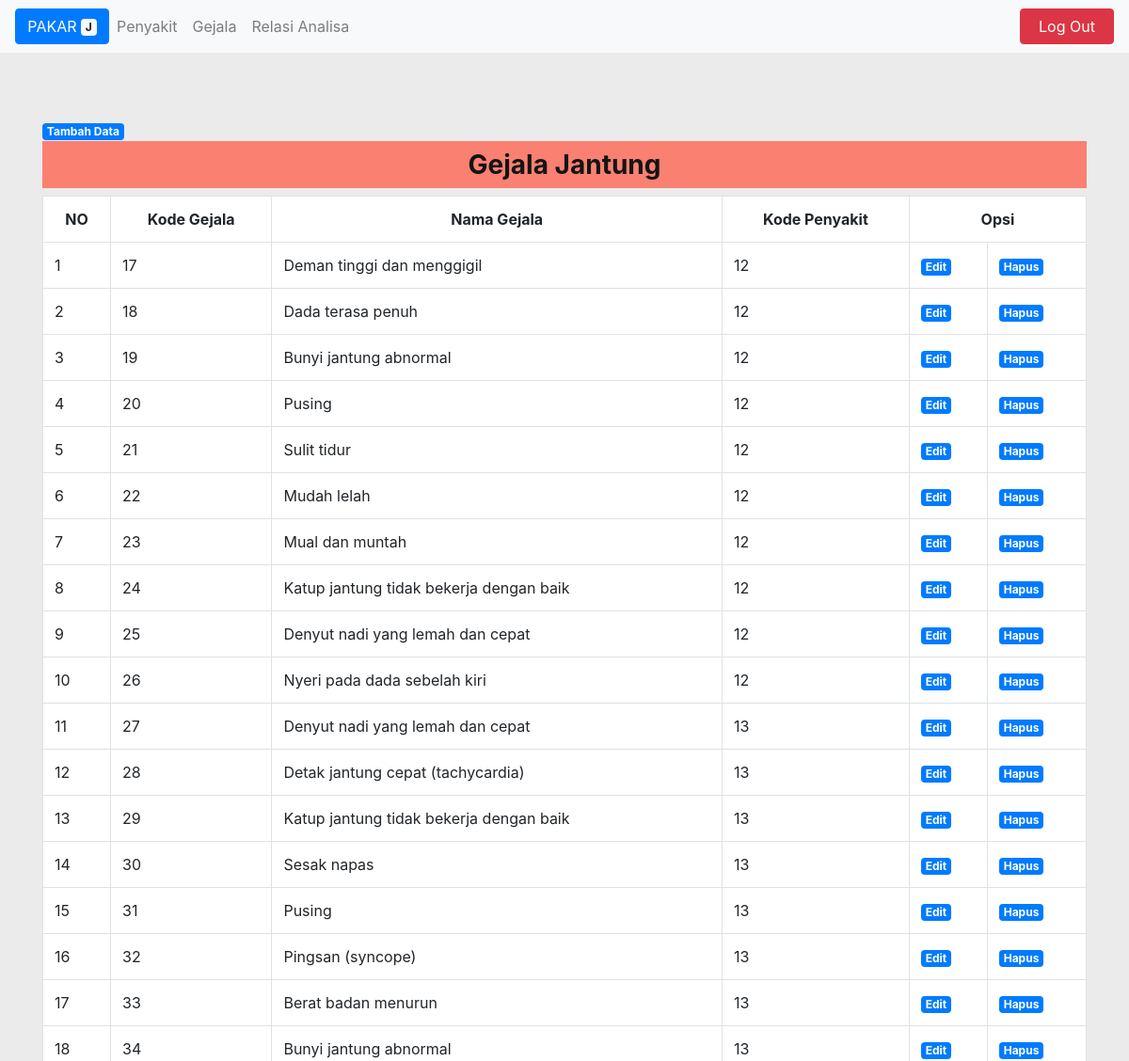
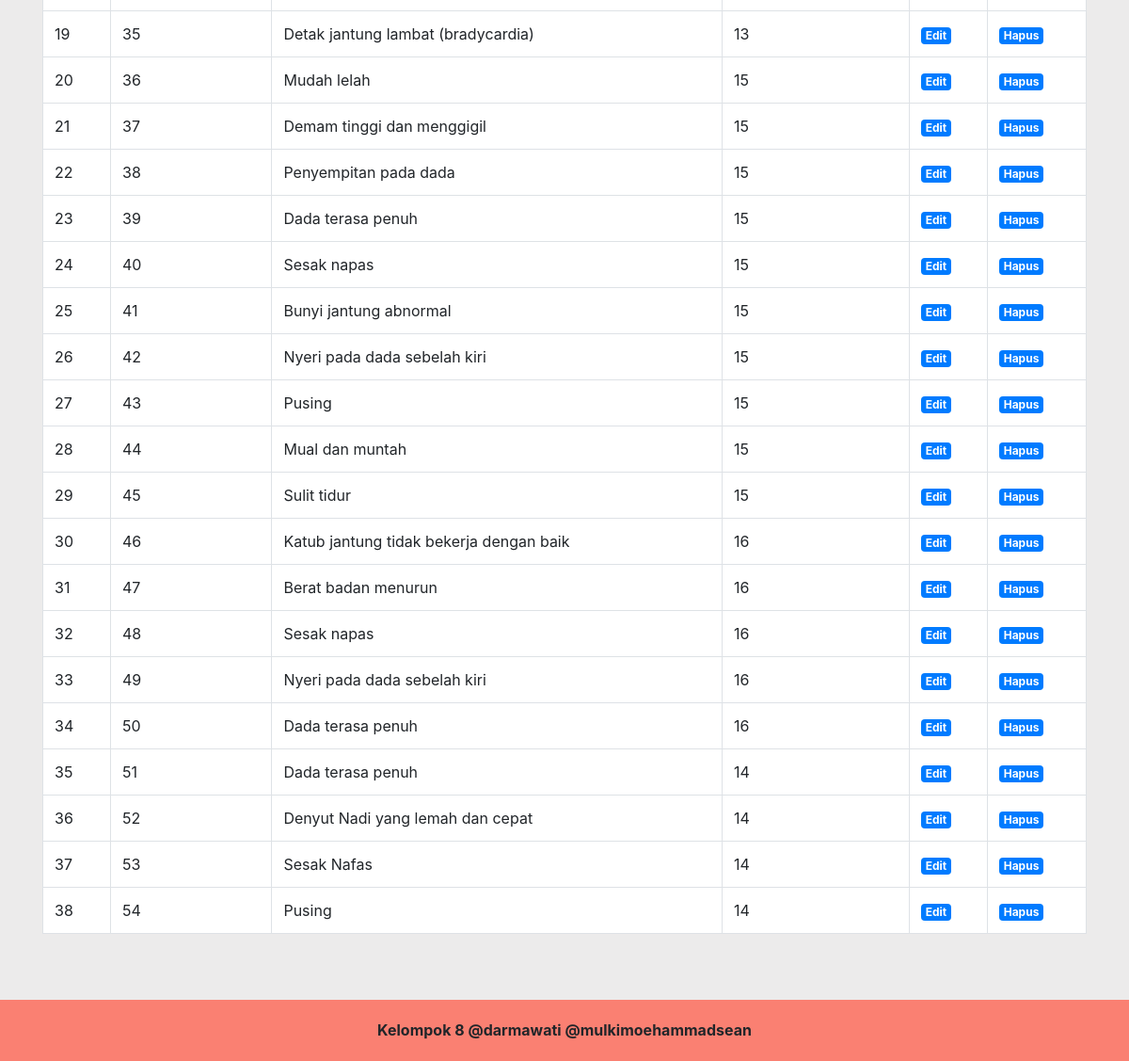
The page /adm_gejala.php (signed in) on the database its author committed (2 pictures, top to bottom).
### tables this page shows
CREATE TABLE `gejala` (
  `id` int(11) NOT NULL,
  `gejala` varchar(255) NOT NULL,
  `penyakit_id` int(11) NOT NULL
);

### functions.php (called while the page is built, shortened)
<?php
    $conn = mysqli_connect("localhost", "root", "", "pakarjagung");
    function query($query) {
        global $conn;
        $result = mysqli_query($conn, $query);
        $rows = [];
        while( $row = mysqli_fetch_assoc($result)) {
            $rows[] = $row;
        }
        return $rows;
    }

### adm_gejala.php (the view, shortened to what this page needs)
<?php
require 'functions.php';
$gejala = query("SELECT * FROM gejala");
?>
<!DOCTYPE html>
<html lang="en">
<head>
    <link rel="stylesheet" href="css/css/bootstrap.min.css">
    <link rel="stylesheet" href="css/css/style.css">
</head>
<body>
    <nav class="navbar navbar-expand-lg navbar-light bg-light">
        <button type="button" class="btn btn-primary">
            PAKAR <span class="badge badge-light">J</span>
        </button>
        <div class="collapse navbar-collapse" id="navbarSupportedContent">
            <ul class="navbar-nav mr-auto">
                <li class="nav-item">
                    <a class="nav-link" href="adm_penyakit.php">Penyakit <span class="sr-only">(current)</span></a>
                </li>
                <li class="nav-item">
                    <a class="nav-link" href="adm_gejala.php">Gejala</a>
                </li>
                <li class="nav-item">
                    <a class="nav-link" href="adm_relasi.php">Relasi Analisa</a>
                </li>
            </ul>
            <a href="login/logout.php"><button type="button" class="btn btn-danger">Log Out</button></a>
        </div>
    </nav>
    <div class="container">
        <a href="tambahgejala.php" class="badge badge-primary">Tambah Data</a>
        <table class="data table table-stripped table-bordered table-hover">
            <tr>
                <h3>Gejala Jantung</h3>
            </tr>
            <tr>
                <th>NO</th>
                <th>Kode Gejala</th>
                <th>Nama Gejala</th>
                <th>Kode Penyakit</th>
                <th colspan="2">Opsi</th>
            </tr>
            <?php $i = 1; ?>
            <?php foreach ($gejala as $gjala) : ?>
                <tr>
                    <td><?= $i; ?></td>
                    <td><?= $gjala["id"]; ?></td>
                    <td><?= $gjala["gejala"]; ?></td>
                    <td><?= $gjala["penyakit_id"]; ?></td>
                    <td><a href="ubahgejala.php?id=<?= $gjala["id"]; ?>" class="badge badge-primary">Edit</a></td>
                    <td><a href="hapusgejala.php?id=<?= $gjala["id"]; ?>"
                     onclick="return confirm('Apakah anda yakin ingin menghapus?');" class="badge badge-primary"; >Hapus</a></td>
                </tr>
                <?php $i++; ?>
            <?php endforeach ?>
        </table>
    </div>
    <div class="footer">
        <p>Kelompok 8 @darmawati @mulkimoehammadsean</p>
    </div>
</body>
</html>

### css/css/style.css (style rules this page uses)
body { margin: 0; padding: 0; width: 100%; background: rgb(236, 235, 235); }
.container { margin-top: 70px; margin-bottom: 70px; }
.footer { width: 100%; height: 65px; background-color: salmon; text-align: center; line-height: 65px; font-size: medium; font-weight: bold; }
button { background: rgb(81, 81, 214); width: 100px; border: 1px solid rgb(81, 81, 214); margin: auto; }
table { margin: auto; }
.container h3 { background: salmon; width: 100%; height: 50px; line-height: 50px; color: rgb(20, 20, 20); font-weight: bold; text-align: center; }
.data { width: 100%; background-color: white; }
.data th { text-align: center; }

### rows shown on the page
gejala: id "17", gejala "Deman tinggi dan menggigil", penyakit "12"
gejala: id "18", gejala "Dada terasa penuh", penyakit "12"
gejala: id "19", gejala "Bunyi jantung abnormal", penyakit "12"
gejala: id "20", gejala "Pusing", penyakit "12"
gejala: id "21", gejala "Sulit tidur", penyakit "12"
gejala: id "22", gejala "Mudah lelah", penyakit "12"
gejala: id "23", gejala "Mual dan muntah", penyakit "12"
gejala: id "24", gejala "Katup jantung tidak bekerja dengan baik", penyakit "12"
gejala: id "25", gejala "Denyut nadi yang lemah dan cepat", penyakit "12"
gejala: id "26", gejala "Nyeri pada dada sebelah kiri", penyakit "12"
gejala: id "27", gejala "Denyut nadi yang lemah dan cepat", penyakit "13"
gejala: id "28", gejala "Detak jantung cepat (tachycardia)", penyakit "13"
gejala: id "29", gejala "Katup jantung tidak bekerja dengan baik", penyakit "13"
gejala: id "30", gejala "Sesak napas", penyakit "13"
gejala: id "31", gejala "Pusing", penyakit "13"
gejala: id "32", gejala "Pingsan (syncope)", penyakit "13"
gejala: id "33", gejala "Berat badan menurun", penyakit "13"
gejala: id "34", gejala "Bunyi jantung abnormal", penyakit "13"
gejala: id "35", gejala "Detak jantung lambat (bradycardia)", penyakit "13"
gejala: id "36", gejala "Mudah lelah", penyakit "15"
gejala: id "37", gejala "Demam tinggi dan menggigil", penyakit "15"
gejala: id "38", gejala "Penyempitan pada dada", penyakit "15"
gejala: id "39", gejala "Dada terasa penuh", penyakit "15"
gejala: id "40", gejala "Sesak napas", penyakit "15"
gejala: id "41", gejala "Bunyi jantung abnormal", penyakit "15"
gejala: id "42", gejala "Nyeri pada dada sebelah kiri", penyakit "15"
gejala: id "43", gejala "Pusing", penyakit "15"
gejala: id "44", gejala "Mual dan muntah", penyakit "15"
gejala: id "45", gejala "Sulit tidur", penyakit "15"
gejala: id "46", gejala "Katub jantung tidak bekerja dengan baik", penyakit "16"
gejala: id "47", gejala "Berat badan menurun", penyakit "16"
gejala: id "48", gejala "Sesak napas", penyakit "16"
gejala: id "49", gejala "Nyeri pada dada sebelah kiri", penyakit "16"
gejala: id "50", gejala "Dada terasa penuh", penyakit "16"
gejala: id "51", gejala "Dada terasa penuh", penyakit "14"
gejala: id "52", gejala "Denyut Nadi yang lemah dan cepat", penyakit "14"
gejala: id "53", gejala "Sesak Nafas", penyakit "14"
gejala: id "54", gejala "Pusing", penyakit "14"
